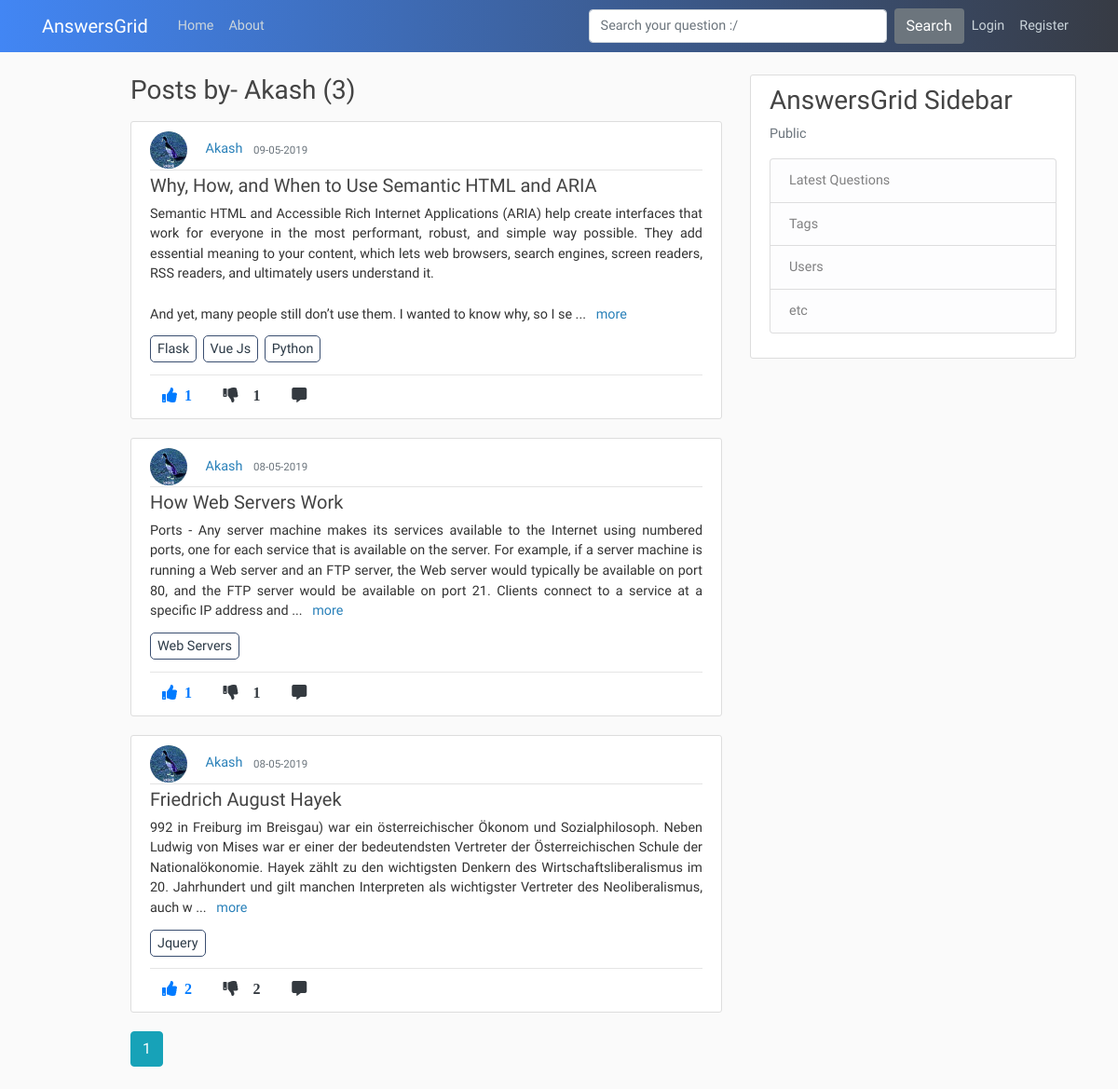
The page /user/Akash on the database its author committed.
### application/models.py (models this page shows, shortened)
class User(db.Model, UserMixin):
    id = db.Column(db.Integer, primary_key=True)
    username = db.Column(db.String(20), unique=True, nullable=False)
    email = db.Column(db.String(120), unique=True, nullable=False)
    image_file = db.Column(db.String(20), nullable=False, default='default.jpg')
    password = db.Column(db.String(60), nullable=False)
    posts = db.relationship('Post', backref='author', lazy=True)
    comments = db.relationship('Comment', backref='author', lazy=True)

class Post(db.Model):
    id = db.Column(db.Integer, primary_key=True)
    title = db.Column(db.String(100), nullable=False)
    content = db.Column(db.Text, nullable=False)
    date_posted = db.Column(db.DateTime, nullable=False, default=datetime.utcnow)
    like_count = db.Column(db.Integer, nullable=False, default=0)
    dislike_count = db.Column(db.Integer, nullable=False, default=0)
    user_id = db.Column(db.Integer, db.ForeignKey('user.id'), nullable=False)
    comments = db.relationship('Comment', backref='commentOnPost', lazy=True)

class tagposts(db.Model):
    id = db.Column(db.Integer, primary_key=True, nullable=False)
    post_id = db.Column(db.Integer, db.ForeignKey('post.id'), nullable=False)
    tag_id = db.Column(db.Integer, db.ForeignKey('tags.tag_id'), nullable=False)

class Tags(db.Model):
    tag_id = db.Column(db.Integer, primary_key=True, nullable=False)
    tag_title = db.Column(db.String,nullable=False)

### application/routes.py (the view)
@app.route("/user/<string:username>")
def user_posts(username):
    page = request.args.get('page', 1, type=int)
    user = User.query.filter_by(username=username).first_or_404()
    posts = Post.query.filter_by(author=user)\
        .order_by(Post.date_posted.desc())\
        .paginate(page=page, per_page=5)
    joinedTables = db.session.query(tagposts.post_id,tagposts.tag_id,Tags.tag_title,Post.title,Post.user_id,Post.like_count,Post.content).join(Tags).join(Post).all()
    return render_template('user_posts.html', posts=posts, user=user, joinedTables=joinedTables)

### application/templates/user_posts.html
{% extends "layout.html" %}
{% block content %}
    <h3 class="mb-3">Posts by- {{ user.username }} ({{ posts.total }}) </h3>
    {% for post in posts.items %}
        <article class="media content-section">
          <div class="media-body">
            <div class="article-metadata">
              <img class="rounded-circle article-img" src="{{ url_for('static', filename='profile_pics/' + post.author.image_file) }}">
              <a class="mr-2" href="{{ url_for('user_posts', username=post.author.username) }}">{{ post.author.username }}</a>
              <small class="text-muted">{{ post.date_posted.strftime('%d-%m-%Y') }}</small>
            </div>
            <h5 class=" text-justify"><a class="article-title" href="{{ url_for('post', post_id=post.id) }}">{{ post.title }}</a></h5>
            <p class="article-content more text-justify">{{ post.content }}</p>
            {% for tag in joinedTables %}
            {% if post.id in tag %}
            <a class="article-content tag-style text-justify" href="{{ url_for('tags', tag_title=tag.tag_title) }}">{{ tag.tag_title }}</a>
            {% endif %}
            {% endfor %}<hr>
            <div class="footRow">
              {%  if current_user.is_authenticated %}
                <a href="{{ url_for('upvote', post_id=post.id, user_id=current_user.id) }}"><i class="fas fa-thumbs-up mr-1 btn text-primary upvote"><span class="ml-2 likes-count">{{ post.like_count }}</span></i></a>
                <a href="{{ url_for('downvote', post_id=post.id, user_id=current_user.id) }}"><i class="fas fa-thumbs-down mr-1 btn text-dark"><span id="demo" class="ml-3">{{ post.dislike_count }}</i></a>
                <a href="{{url_for('comment_post', post_id=post.id)}}"><i class="fas fa-comment-alt mr-3 btn text-dark"></i></a>
                <a href="https://twitter.com/share?ref_src=twsrc%5Etfw" class="twitter-share-button" data-show-count="false"></a>
                {% else %}
                <a href="#"><i class="fas fa-thumbs-up mr-1 btn text-primary upvote"><span class="ml-2 likes-count">{{ post.like_count }}</span></i></a>
                <a href="#"><i class="fas fa-thumbs-down mr-1 btn text-dark"><span id="demo" class="ml-3">{{ post.like_count }}</i></a>
                <a href="{{url_for('comment_post', post_id=post.id)}}"><i class="fas fa-comment-alt mr-1 btn text-dark"></i></a>
              {% endif %}
              </div>
          </div>
        </article>
    {% endfor %}
    {% for page_num in posts.iter_pages(left_edge=1, right_edge=1, left_current=1, right_current=2) %}
      {% if page_num %}
        {% if posts.page == page_num %}
          <a class="btn btn-info mb-4" href="{{ url_for('user_posts', username=user.username, page=page_num) }}">{{ page_num }}</a>
        {% else %}
          <a class="btn btn-outline-info mb-4" href="{{ url_for('user_posts', username=user.username, page=page_num) }}">{{ page_num }}</a>
        {% endif %}
      {% else %}
      ...
      {% endif %}
    {% endfor %}
{% endblock content %}

### application/static/main.css (style rules this page uses)
body { background: #fafafa; color: #333333; margin-top: 5rem; }
h1, h2, h3, h4, h5, h6 { color: #444444; }
.content-section { background: #ffffff; padding: 10px 20px; border: 1px solid #dddddd; border-radius: 3px; margin-bottom: 20px; }
.article-title { color: #444444; }
.article-content { white-space: pre-line; }
.article-img { height: 40px; width: 40px; margin-right: 16px; }
.article-metadata { padding-bottom: 1px; margin-bottom: 4px; border-bottom: 1px solid #e3e3e3 }

### application/templates/layout.html (style rules this page uses)
body { color: #333333; margin-top: 5rem; font-size: .9rem; font-weight: 400; line-height: 1.5; font-family: Inconsolata, monospace; }
img { display: inline; }
.footRow { margin-top: -10px; }
.tag-style { margin-right: 3px; border: 1px solid #3a4e70; padding: 5px 7px; border-radius: 5px; color: #2C3A47 }
a { color: #2980b9; }
.fa-thumbs-up { color: #4286f4; }
.fa-thumbs-down { color: #f1545b }

### rows shown on the page
User: username "Akash"
Post: image_file (picture), author.username "Akash", date_posted "09-05-2019", title "Why, How, and When to Use Semantic HTML and ARIA", content "Semantic HTML and Accessible Rich Internet Applications (ARIA) help create interfaces that work for everyone in the most performant, robust, and simple way possible. They add essential meaning to your content, which lets web browsers, search engines, screen readers, RSS readers, and ultimately users understand it. And yet, many people still don’t use them. I wanted to know why, so I se", like_count "1"
tagposts: tag_title "Flask"
tagposts: tag_title "Vue Js"
tagposts: tag_title "Python"
Post: image_file (picture), author.username "Akash", date_posted "08-05-2019", title "How Web Servers Work", content "Ports - Any server machine makes its services available to the Internet using numbered ports, one for each service that is available on the server. For example, if a server machine is running a Web server and an FTP server, the Web server would typically be available on port 80, and the FTP server would be available on port 21. Clients connect to a service at a specific IP address and", like_count "1"
tagposts: tag_title "Web Servers"
Post: image_file (picture), author.username "Akash", date_posted "08-05-2019", title "Friedrich August Hayek", content "992 in Frei­burg im Breis­gau) war ein öster­reichi­scher Öko­nom und Sozial­philo­soph. Neben Ludwig von Mises war er einer der bedeu­tends­ten Vertre­ter der Öster­reichi­schen Schule der National­ökono­mie. Hayek zählt zu den wichtigs­ten Denkern des Wirt­schafts­liberalis­mus im 20. Jahr­hundert und gilt manchen Inter­preten als wichtigs­ter Vertre­ter des Neo­libera­lismus, auch w", like_count "2"
tagposts: tag_title "Jquery"

### other values the page prints
{{ posts.total }} "3"
{{ page_num }} "1"
